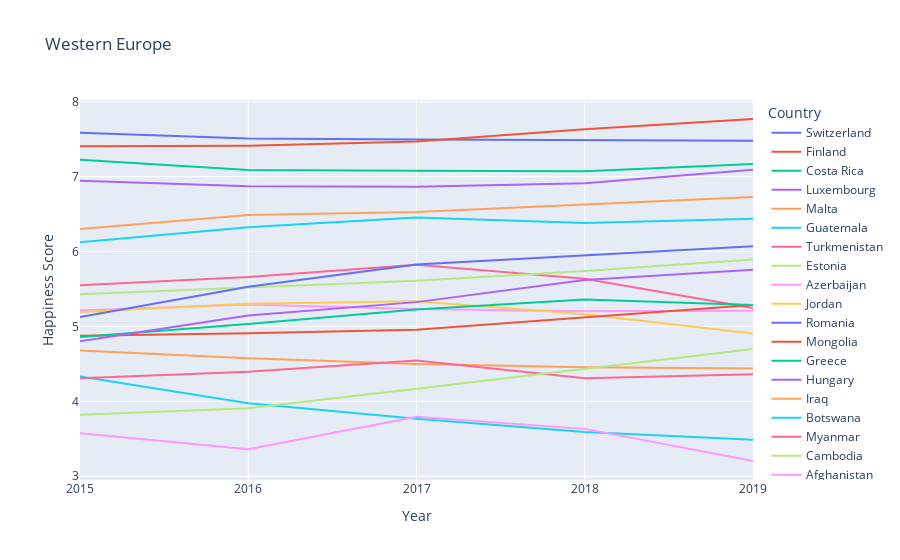

The cell this chart's notebook holds for it:
### Code cell
fig = px.line(df_merge[df_merge["Region"] == "Western Europe"].reset_index(), 
              x="Year",
              y="Happiness Score",
              color='Country',
              title="Western Europe")
fig.update_layout(
    xaxis = dict(
        tickmode = 'linear',
        tick0 = 2015,
        dtick = 1
    )
)
fig.show()

### Figure 1 — Plotly figure (JSON) as saved in the notebook; plotly's stock layout.template omitted (floating-point values rounded to 4 significant figures)
{"data": [{"hovertemplate": "Country=Switzerland<br>Year=%{x}<br>Happiness Score=%{y}<extra></extra>", "legendgroup": "Switzerland", "line": {"color": "#636efa", "dash": "solid"}, "marker": {"symbol": "circle"}, "mode": "lines", "name": "Switzerland", "orientation": "v", "showlegend": true, "type": "scatter", "x": [2015, 2016, 2017, 2018, 2019], "xaxis": "x", "y": [7.587, 7.509, 7.494, 7.487, 7.48], "yaxis": "y"}, {"hovertemplate": "Country=Finland<br>Year=%{x}<br>Happiness Score=%{y}<extra></extra>", "legendgroup": "Finland", "line": {"color": "#EF553B", "dash": "solid"}, "marker": {"symbol": "circle"}, "mode": "lines", "name": "Finland", "orientation": "v", "showlegend": true, "type": "scatter", "x": [2015, 2016, 2017, 2018, 2019], "xaxis": "x", "y": [7.406, 7.413, 7.469, 7.632, 7.769], "yaxis": "y"}, {"hovertemplate": "Country=Costa Rica<br>Year=%{x}<br>Happiness Score=%{y}<extra></extra>", "legendgroup": "Costa Rica", "line": {"color": "#00cc96", "dash": "solid"}, "marker": {"symbol": "circle"}, "mode": "lines", "name": "Costa Rica", "orientation": "v", "showlegend": true, "type": "scatter", "x": [2015, 2016, 2017, 2018, 2019], "xaxis": "x", "y": [7.226, 7.087, 7.079, 7.072, 7.167], "yaxis": "y"}, {"hovertemplate": "Country=Luxembourg<br>Year=%{x}<br>Happiness Score=%{y}<extra></extra>", "legendgroup": "Luxembourg", "line": {"color": "#ab63fa", "dash": "solid"}, "marker": {"symbol": "circle"}, "mode": "lines", "name": "Luxembourg", "orientation": "v", "showlegend": true, "type": "scatter", "x": [2015, 2016, 2017, 2018, 2019], "xaxis": "x", "y": [6.946, 6.871, 6.863, 6.91, 7.09], "yaxis": "y"}, {"hovertemplate": "Country=Malta<br>Year=%{x}<br>Happiness Score=%{y}<extra></extra>", "legendgroup": "Malta", "line": {"color": "#FFA15A", "dash": "solid"}, "marker": {"symbol": "circle"}, "mode": "lines", "name": "Malta", "orientation": "v", "showlegend": true, "type": "scatter", "x": [2015, 2016, 2017, 2018, 2019], "xaxis": "x", "y": [6.302, 6.488, 6.527, 6.627, 6.726], "yaxis": "y"}, {"hovertemplate": "Country=Guatemala<br>Year=%{x}<br>Happiness Score=%{y}<extra></extra>", "legendgroup": "Guatemala", "line": {"color": "#19d3f3", "dash": "solid"}, "marker": {"symbol": "circle"}, "mode": "lines", "name": "Guatemala", "orientation": "v", "showlegend": true, "type": "scatter", "x": [2015, 2016, 2017, 2018, 2019], "xaxis": "x", "y": [6.123, 6.324, 6.454, 6.382, 6.436], "yaxis": "y"}, {"hovertemplate": "Country=Turkmenistan<br>Year=%{x}<br>Happiness Score=%{y}<extra></extra>", "legendgroup": "Turkmenistan", "line": {"color": "#FF6692", "dash": "solid"}, "marker": {"symbol": "circle"}, "mode": "lines", "name": "Turkmenistan", "orientation": "v", "showlegend": true, "type": "scatter", "x": [2015, 2016, 2017, 2018, 2019], "xaxis": "x", "y": [5.548, 5.658, 5.822, 5.636, 5.247], "yaxis": "y"}, {"hovertemplate": "Country=Estonia<br>Year=%{x}<br>Happiness Score=%{y}<extra></extra>", "legendgroup": "Estonia", "line": {"color": "#B6E880", "dash": "solid"}, "marker": {"symbol": "circle"}, "mode": "lines", "name": "Estonia", "orientation": "v", "showlegend": true, "type": "scatter", "x": [2015, 2016, 2017, 2018, 2019], "xaxis": "x", "y": [5.429, 5.517, 5.611, 5.739, 5.893], "yaxis": "y"}, {"hovertemplate": "Country=Azerbaijan<br>Year=%{x}<br>Happiness Score=%{y}<extra></extra>", "legendgroup": "Azerbaijan", "line": {"color": "#FF97FF", "dash": "solid"}, "marker": {"symbol": "circle"}, "mode": "lines", "name": "Azerbaijan", "orientation": "v", "showlegend": true, "type": "scatter", "x": [2015, 2016, 2017, 2018, 2019], "xaxis": "x", "y": [5.212, 5.291, 5.234, 5.201, 5.208], "yaxis": "y"}, {"hovertemplate": "Country=Jordan<br>Year=%{x}<br>Happiness Score=%{y}<extra></extra>", "legendgroup": "Jordan", "line": {"color": "#FECB52", "dash": "solid"}, "marker": {"symbol": "circle"}, "mode": "lines", "name": "Jordan", "orientation": "v", "showlegend": true, "type": "scatter", "x": [2015, 2016, 2017, 2018, 2019], "xaxis": "x", "y": [5.192, 5.303, 5.336, 5.161, 4.906], "yaxis": "y"}, {"hovertemplate": "Country=Romania<br>Year=%{x}<br>Happiness Score=%{y}<extra></extra>", "legendgroup": "Romania", "line": {"color": "#636efa", "dash": "solid"}, "marker": {"symbol": "circle"}, "mode": "lines", "name": "Romania", "orientation": "v", "showlegend": true, "type": "scatter", "x": [2015, 2016, 2017, 2018, 2019], "xaxis": "x", "y": [5.124, 5.528, 5.825, 5.945, 6.07], "yaxis": "y"}, {"hovertemplate": "Country=Mongolia<br>Year=%{x}<br>Happiness Score=%{y}<extra></extra>", "legendgroup": "Mongolia", "line": {"color": "#EF553B", "dash": "solid"}, "marker": {"symbol": "circle"}, "mode": "lines", "name": "Mongolia", "orientation": "v", "showlegend": true, "type": "scatter", "x": [2015, 2016, 2017, 2018, 2019], "xaxis": "x", "y": [4.874, 4.907, 4.955, 5.125, 5.285], "yaxis": "y"}, {"hovertemplate": "Country=Greece<br>Year=%{x}<br>Happiness Score=%{y}<extra></extra>", "legendgroup": "Greece", "line": {"color": "#00cc96", "dash": "solid"}, "marker": {"symbol": "circle"}, "mode": "lines", "name": "Greece", "orientation": "v", "showlegend": true, "type": "scatter", "x": [2015, 2016, 2017, 2018, 2019], "xaxis": "x", "y": [4.857, 5.033, 5.227, 5.358, 5.287], "yaxis": "y"}, {"hovertemplate": "Country=Hungary<br>Year=%{x}<br>Happiness Score=%{y}<extra></extra>", "legendgroup": "Hungary", "line": {"color": "#ab63fa", "dash": "solid"}, "marker": {"symbol": "circle"}, "mode": "lines", "name": "Hungary", "orientation": "v", "showlegend": true, "type": "scatter", "x": [2015, 2016, 2017, 2018, 2019], "xaxis": "x", "y": [4.8, 5.145, 5.324, 5.62, 5.758], "yaxis": "y"}, {"hovertemplate": "Country=Iraq<br>Year=%{x}<br>Happiness Score=%{y}<extra></extra>", "legendgroup": "Iraq", "line": {"color": "#FFA15A", "dash": "solid"}, "marker": {"symbol": "circle"}, "mode": "lines", "name": "Iraq", "orientation": "v", "showlegend": true, "type": "scatter", "x": [2015, 2016, 2017, 2018, 2019], "xaxis": "x", "y": [4.677, 4.575, 4.497, 4.456, 4.437], "yaxis": "y"}, {"hovertemplate": "Country=Botswana<br>Year=%{x}<br>Happiness Score=%{y}<extra></extra>", "legendgroup": "Botswana", "line": {"color": "#19d3f3", "dash": "solid"}, "marker": {"symbol": "circle"}, "mode": "lines", "name": "Botswana", "orientation": "v", "showlegend": true, "type": "scatter", "x": [2015, 2016, 2017, 2018, 2019], "xaxis": "x", "y": [4.332, 3.974, 3.766, 3.59, 3.488], "yaxis": "y"}, {"hovertemplate": "Country=Myanmar<br>Year=%{x}<br>Happiness Score=%{y}<extra></extra>", "legendgroup": "Myanmar", "line": {"color": "#FF6692", "dash": "solid"}, "marker": {"symbol": "circle"}, "mode": "lines", "name": "Myanmar", "orientation": "v", "showlegend": true, "type": "scatter", "x": [2015, 2016, 2017, 2018, 2019], "xaxis": "x", "y": [4.307, 4.395, 4.545, 4.308, 4.36], "yaxis": "y"}, {"hovertemplate": "Country=Cambodia<br>Year=%{x}<br>Happiness Score=%{y}<extra></extra>", "legendgroup": "Cambodia", "line": {"color": "#B6E880", "dash": "solid"}, "marker": {"symbol": "circle"}, "mode": "lines", "name": "Cambodia", "orientation": "v", "showlegend": true, "type": "scatter", "x": [2015, 2016, 2017, 2018, 2019], "xaxis": "x", "y": [3.819, 3.907, 4.168, 4.433, 4.7], "yaxis": "y"}, {"hovertemplate": "Country=Afghanistan<br>Year=%{x}<br>Happiness Score=%{y}<extra></extra>", "legendgroup": "Afghanistan", "line": {"color": "#FF97FF", "dash": "solid"}, "marker": {"symbol": "circle"}, "mode": "lines", "name": "Afghanistan", "orientation": "v", "showlegend": true, "type": "scatter", "x": [2015, 2016, 2017, 2018, 2019], "xaxis": "x", "y": [3.575, 3.36, 3.794, 3.632, 3.203], "yaxis": "y"}], "layout": {"legend": {"title": {"text": "Country"}, "tracegroupgap": 0}, "title": {"text": "Western Europe"}, "xaxis": {"anchor": "y", "domain": [0, 1], "dtick": 1, "tick0": 2015, "tickmode": "linear", "title": {"text": "Year"}}, "yaxis": {"anchor": "x", "domain": [0, 1], "title": {"text": "Happiness Score"}}}}
